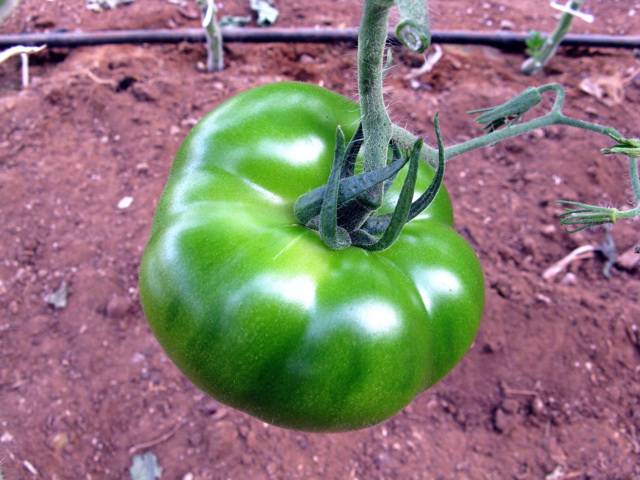
%> input picture project/test.jpg, 640 x 480 px
$ octave didaishiyuzhi.m   (GNU Octave 9; MATLAB toolbox functions it lacks are replaced by stand-ins)
%> lines starting %> are read from the running program, lines starting %| are printed output that depends on the picture; in (x1, y1, x2, y2) boxes, pixels count from 0 and x2, y2 are one past the last pixel; in counts of white or black regions, pixels touching at a corner belong together; the program's own positions count from 1
%%%迭代式阈值选择（二值分割）
img = imread('test.jpg');
%> img is the input picture: size 480x640x3 uint8; mean R, G, B 137.8, 121.1, 117.3
img = rgb2gray(img);
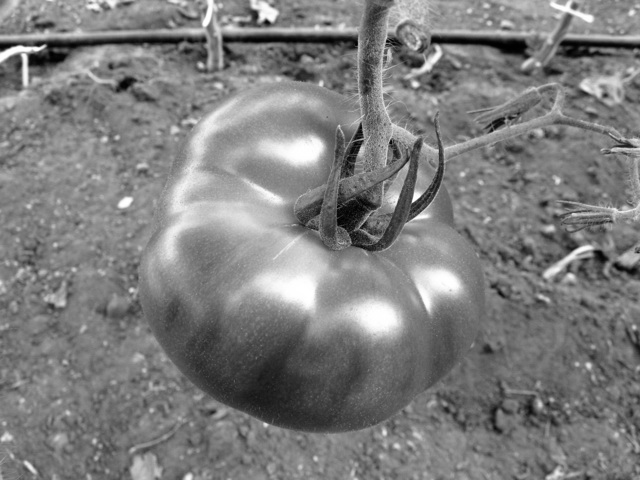
%> img: size 480x640 uint8; min 1, max 255, mean 125.7
Th = mean(img( : ));            %将灰度均值设为初始阈值
%> Th = 125.7
newTh = 0;
i = 1;
while (Th - newTh) > 1
    pic1 = img;
    pic1(pic1 > Th) = 0;            %大于阈值置零方便求均值
    miu1 = mean(pic1(:));        %小于阈值的像素的灰度均值
    pic2 = img;
    pic2(pic2 < Th) = 0;            %小于阈值置零方便求均值
    miu2 = mean(pic2( : ));      %大于阈值的像素的灰度均值
    if i ~= 1
        Th = newTh;
    end
    i = i + 1;
    newTh = (miu1 + miu2) / 2;
end
%> this loop made 2 passes
%> (miu1, miu2, Th, i, newTh) on pass 2: (48.75, 76.91, 62.83, 3, 62.83)
%> (miu1, miu2, i, newTh) on pass 1: (48.75, 76.91, 2, 62.83)
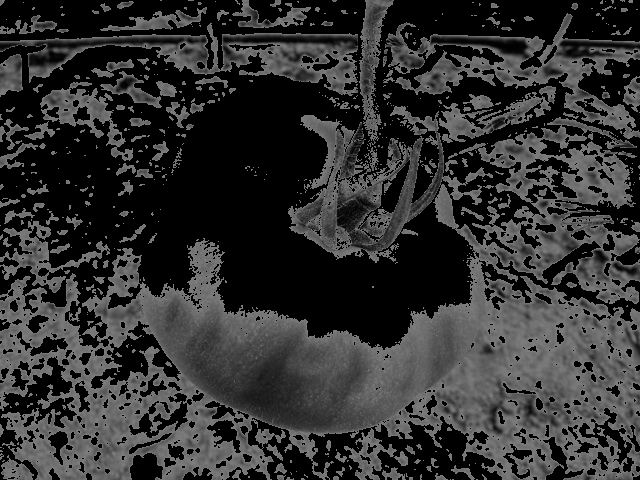
%> pic1: size 480x640 uint8; min 0, max 125, mean 48.8
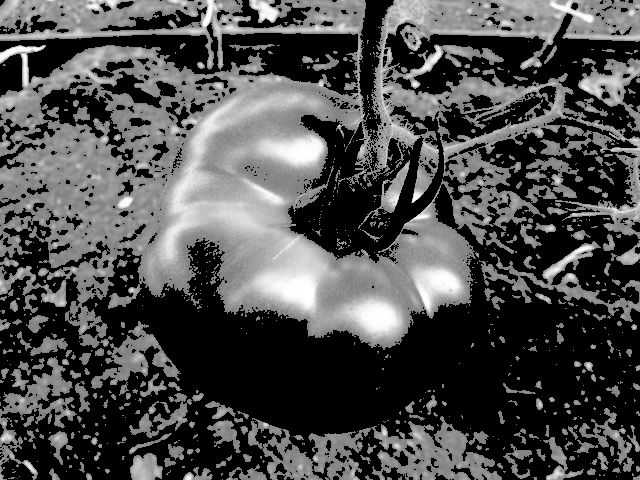
%> pic2: size 480x640 uint8; min 0, max 255, mean 76.9
imgout = img;
imgout(imgout < Th) = 1;
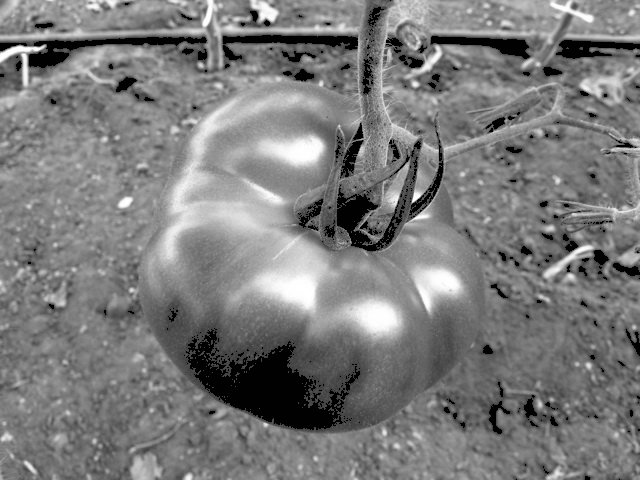
%> imgout: size 480x640 uint8; 6.06% of pixels changed, all inside (x1, y1, x2, y2) = (0, 0, 640, 480)
imgout(imgout > Th) = 256;
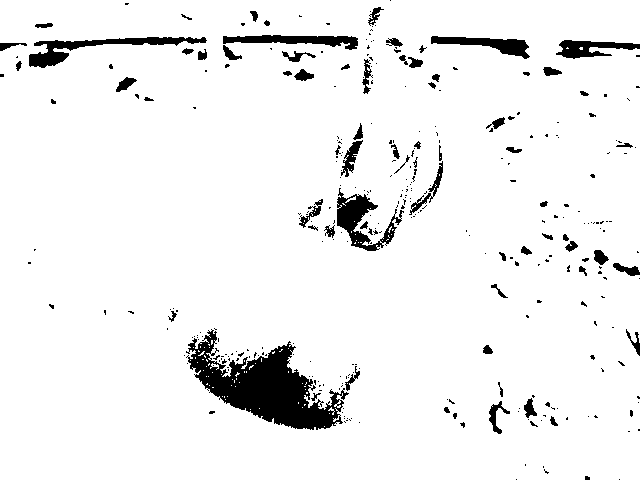
%> imgout: size 480x640 uint8; values 1 (black) and 255 (white), 93.9% white; 340 black regions (272 under 20 px), largest, box (x1, y1, x2, y2) and area: (186, 329, 349, 430) 6833, (29, 37, 207, 68) 1526, (337, 188, 404, 251) 1484
%%%显示图像
subplot(2, 1, 1);
imshow(img);
title('原图像');
subplot(2, 1, 2);
imshow(uint8(imgout));
title('迭代阈值法图像');
